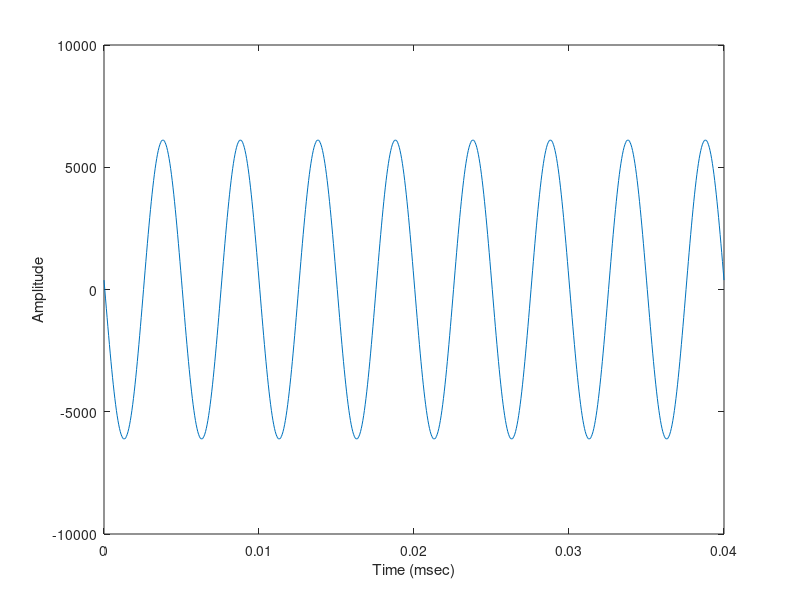
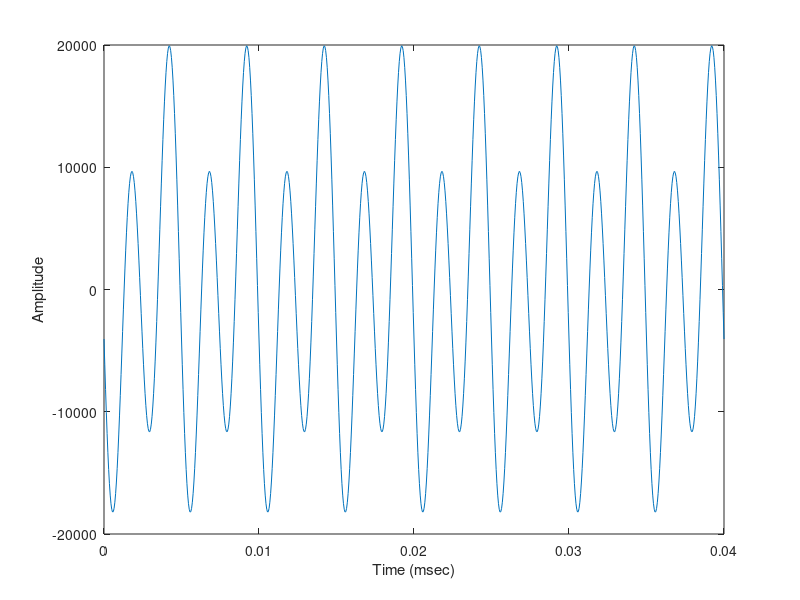
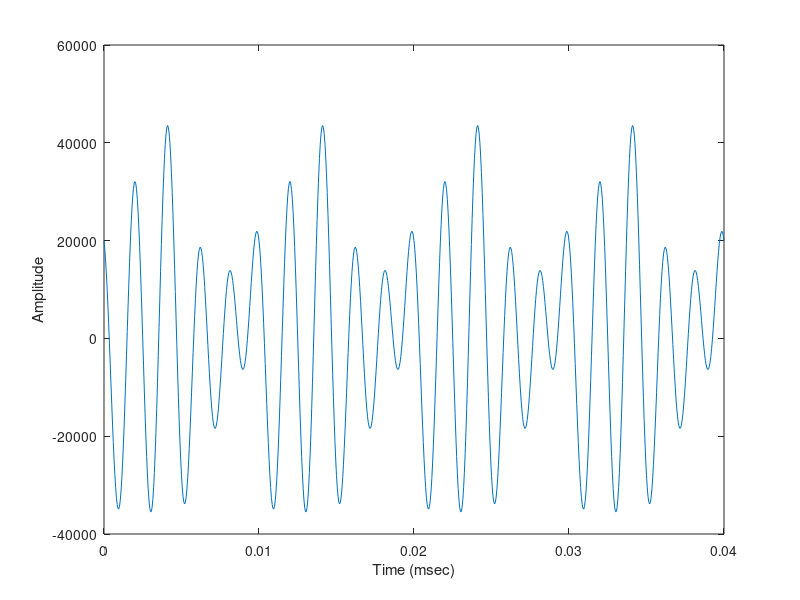
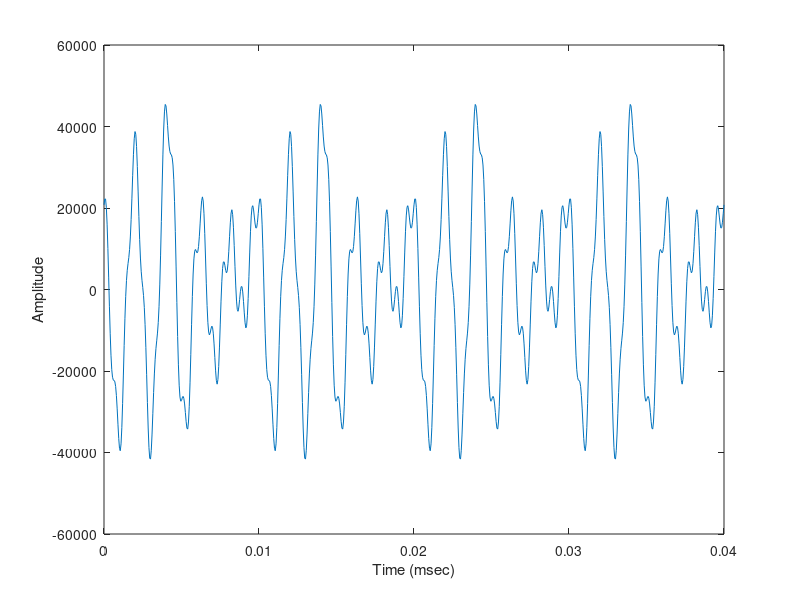

Reproduce these figures in MATLAB, in order.
fs = 20000;
t = 0:1/fs:0.04;
figure;
k = 2;
fk2 = 200;
ph2 = 1.508;
mag2 = 6113;
x2 = mag2*cos(2*pi*fk2.*t + ph2);
plot(t, x2);
xlabel('Time (msec)');
ylabel('Amplitude');

figure;
k = 4;
fk4 = 400;
ph4 = 1.877;
mag4 = 14708;
x4 = mag4*cos(2*pi*fk4.*t + ph4);
plot(t, x2+x4);
xlabel('Time (msec)');
ylabel('Amplitude');

figure;
k = 5;
fk5 = 500;
ph5 = -0.185;
mag5 = 24418;
x5 = mag5*cos(2*pi*fk5.*t + ph5);
plot(t, x2+x4+x5);
xlabel('Time (msec)');
ylabel('Amplitude');

figure;
k = 16;
fk16 = 1600;
ph16 = -1.449;
mag16 = 6811;
x16 = mag16*cos(2*pi*fk16.*t + ph16);
plot(t, x2+x4+x5+x16);
xlabel('Time (msec)');
ylabel('Amplitude');

figure;
k = 17;
fk17 = 1700;
ph17 = 0;
mag17 = 2362;
x17 = mag17*cos(2*pi*fk17.*t + ph17);
plot(t, x2+x4+x5+x16+x17);
xlabel('Time (msec)');
ylabel('Amplitude');
